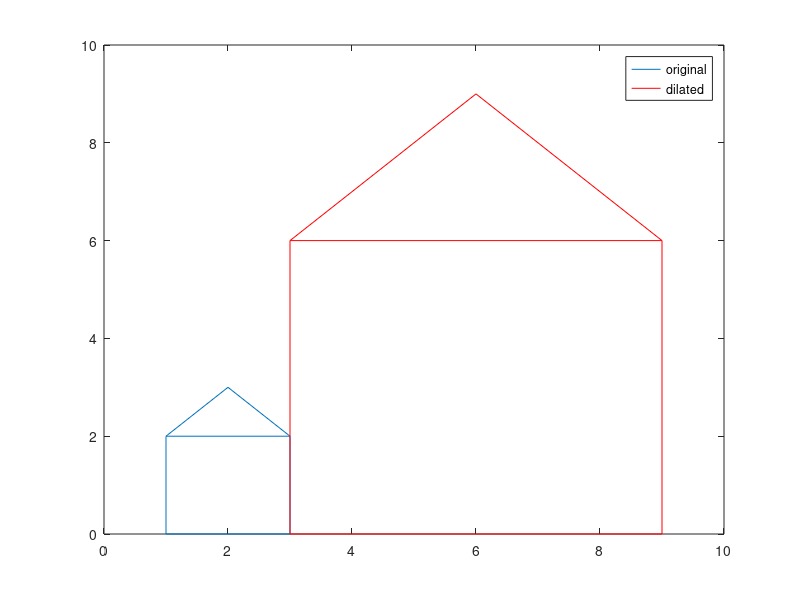

Here is the MATLAB script that generated this plot:
B =[1 1 3 3 2 1 3; 2 0 0 2 3 2 2];
x=B(1,:);
y=B(2,:);
plot(x,y)
hold on;
T=[3 0;0 3];
TB=T*B;
x1=TB(1,:);
y1=TB(2,:);
plot(x1,y1,'r')
legend('original','dilated');